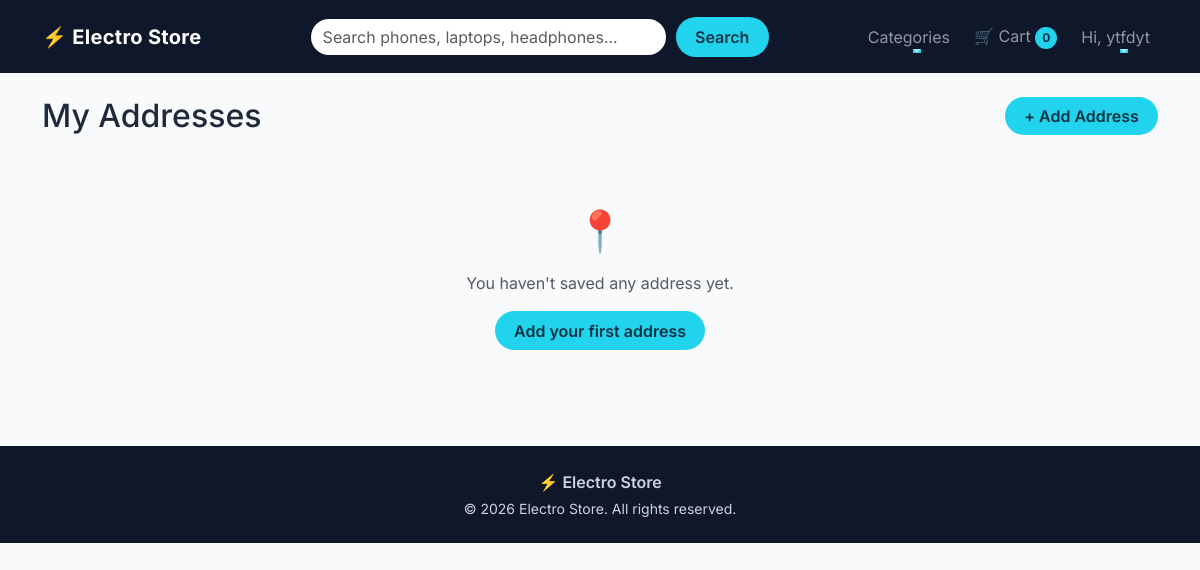
The app's page /accounts/addresses/ (signed in), older data.
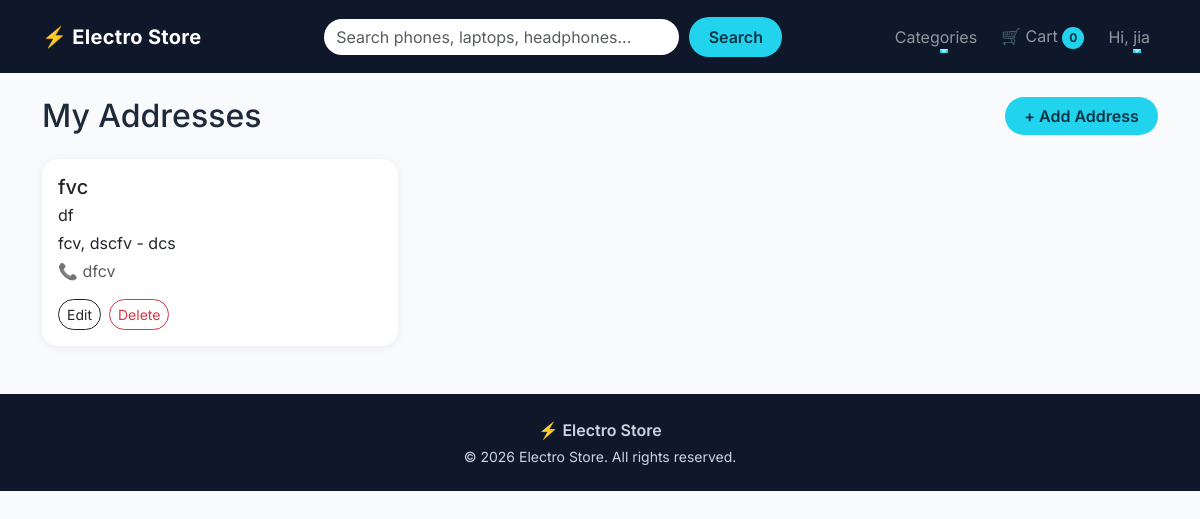
The same page, newer data.
### accounts/models.py (models this page shows, shortened)
class User(AbstractUser):
    phone = models.CharField(max_length=15, blank=True)

class Address(models.Model):
    user = models.ForeignKey(User,on_delete=models.CASCADE,related_name='addresses')
    full_name = models.CharField(max_length=150)
    phone = models.CharField(max_length=15)
    address_line = models.CharField(max_length=300)
    city = models.CharField(max_length=50)
    state = models.CharField(max_length=50)
    pincode = models.CharField(max_length=6)
    class Meta:
        verbose_name_plural = 'addresses'

### accounts/views.py (the view)
# urls.py: path('addresses/',views.address_list_view,name='address_list'),
@login_required
def address_list_view(request):
    addresses = request.user.addresses.all()
    return render(request,'accounts_templates/address_list.html',{'addresses': addresses})

### cart/context_processors.py (called while the page is built)
def cart_count(request):
    count = 0
    if request.user.is_authenticated:
        cart = Cart.objects.filter(user=request.user).first()
        if cart:
            count = cart.total_items
    return {'cart_count': count}

### store/context_processors.py (called while the page is built)
def categories(request):
    return {'nav_categories' : Category.objects.all()}

### templates/accounts_templates/address_list.html (shortened to what this page needs)
{% extends 'base.html' %}
{% block content %}
<div class="d-flex justify-content-between align-items-center mb-4">
  <h2 class="mb-0">My Addresses</h2>
  <a href="{% url 'accounts:add_address' %}" class="btn btn-accent">+ Add Address</a>
</div>
{% if addresses %}
<div class="row g-4">
  {% for address in addresses %}
  <div class="col-md-6 col-lg-4 reveal" style="--delay: 0.{{ forloop.counter }}s">
    <div class="card address-card h-100 p-3">
      <h5 class="mb-1">{{ address.full_name }}</h5>
      <p class="mb-1">{{ address.address_line }}</p>
      <p class="mb-1">{{ address.city }}, {{ address.state }} - {{ address.pincode }}</p>
      <p class="text-muted mb-3">📞 {{ address.phone }}</p>
      <div class="d-flex gap-2 mt-auto">
        <a href="{% url 'accounts:edit_address' address.pk %}" class="btn btn-sm btn-outline-dark rounded-pill">Edit</a>
        <form method="post" action="{% url 'accounts:delete_address' address.pk %}"
              onsubmit="return confirm('Delete this address?');">
          <button type="submit" class="btn btn-sm btn-outline-danger rounded-pill">Delete</button>
        </form>
      </div>
    </div>
  </div>
  {% endfor %}
</div>
{% else %}
<div class="text-center py-5">
  <p class="display-6">📍</p>
  <p class="text-muted">You haven't saved any address yet.</p>
  <a href="{% url 'accounts:add_address' %}" class="btn btn-accent">Add your first address</a>
</div>
{% endif %}
{% endblock %}

### templates/base.html (shortened to what this page needs)
{% load static %}
<!DOCTYPE html>
<html lang="en">
<head>
  <link href="https://cdn.jsdelivr.net/npm/bootstrap@5.3.3/dist/css/bootstrap.min.css" rel="stylesheet">
  <link href="{% static 'css/style.css' %}" rel="stylesheet">
</head>
<body>
  <nav class="navbar navbar-expand-lg navbar-dark sticky-top site-navbar" id="mainNavbar">
    <div class="container">
      <a class="navbar-brand" href="{% url 'store:home' %}"><span class="brand-icon">⚡</span> Electro Store</a>
      <div class="collapse navbar-collapse" id="navMenu">
        <form class="search-form mx-lg-auto my-3 my-lg-0" role="search" action="{% url 'store:product_list' %}" method="get">
          <input class="form-control" type="search" name="q" placeholder="Search phones, laptops, headphones...">
          <button class="btn btn-accent" type="submit">Search</button>
        </form>
        <ul class="navbar-nav align-items-lg-center gap-lg-2">
          <li class="nav-item dropdown">
            <a class="nav-link nav-anim dropdown-toggle" href="#" role="button" data-bs-toggle="dropdown"
              aria-expanded="false">
              Categories
            </a>
          </li>
          <li class="nav-item">
            <a class="nav-link nav-anim" href="#">
              🛒 Cart <span class="cart-badge" id="cartCount">{{ cart_count }}</span>
            </a>
          </li>
          {% if user.is_authenticated %}
          <li class="nav-item dropdown">
            <a class="nav-link nav-anim dropdown-toggle" href="#" role="button" data-bs-toggle="dropdown"
              aria-expanded="false">
              Hi, {{ user.first_name|default:user.username }}
            </a>
          </li>
          {% else %}
          <li class="nav-item"><a class="nav-link nav-anim" href="{% url 'accounts:login' %}">Login</a></li>
          <li class="nav-item"><a class="btn btn-accent ms-lg-2" href="{% url 'accounts:signup' %}">Sign Up</a></li>
          {% endif %}
        </ul>
      </div>
    </div>
  </nav>
  <main class="container my-4 page-content">
    {% block content %}{% endblock %}
  </main>
  <footer class="site-footer mt-5">
    <div class="container py-4 text-center">
      <p class="mb-1 fw-semibold">⚡ Electro Store</p>
      <p class="mb-0 small">© 2026 Electro Store. All rights reserved.</p>
    </div>
  </footer>
</body>
</html>

Row changes from the older to the newer data that the page shows:
changed User: first_name "ytfdyt" → "jia"
added Address: full_name "fvc", address_line "df", city "fcv", state "dscfv", pincode "dcs", phone "dfcv"
Text that changed along with them:
text no longer shown: "📍 You haven't saved any address yet. Add your first address"
